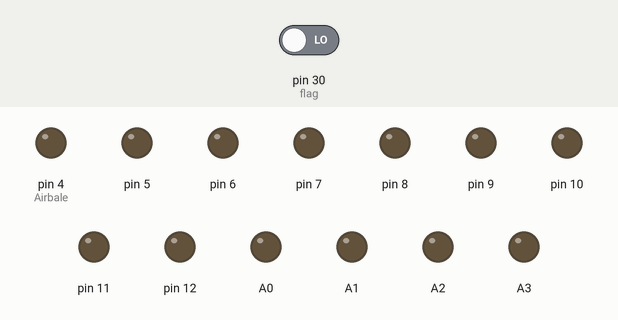
This sketch was run on a simulated Arduino Mega 2560, built with avr-gcc and run on an emulated ATmega2560. Parts: output pins drawn as LEDs (lit = HIGH). Inputs (shaded band) come from the test bench; at power-on: pin 30 (flag) LOW. The ROS host is connected and sends only what is stated.

Above: at 1.2 s.
1.3 s: pin 30 (flag) driven HIGH
At 1.9 s:
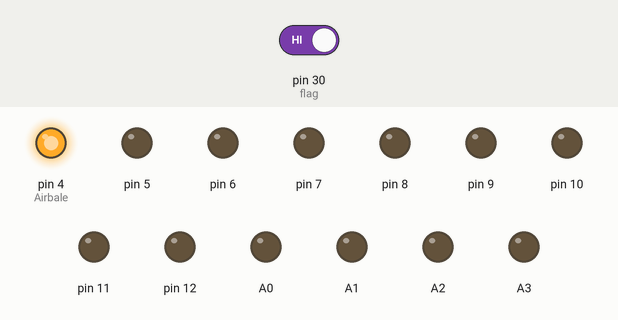
4.3 s: pin 30 (flag) driven LOW
At 5.4 s:
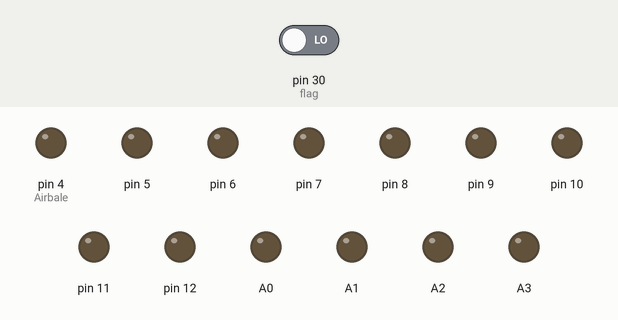
Timing chart, 0 to 7.3 s (numbered marks = the images above; inputs shaded):
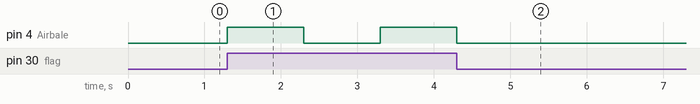

The sketch:

try_2.ino
```cpp
#include <ros.h>
#include <std_msgs/Int32.h>
#include <std_msgs/String.h>
#include <std_msgs/Bool.h>
#include "Motor.h"

//使うピンの定義
#define  Airbale 4
#define  Airrale 5
#define  door  2
#define  rale 3
#define  flag 30
Motor md(A2,A3);//扉
Motor mr(A0,A1);//レール

//ノードハンドルの宣言
ros::NodeHandle nh;

std_msgs::String chat;
std_msgs::Bool try_msg;

ros::Publisher ACtry("ACtry", &try_msg);//ボールをおいたかどうかの判断
ros::Publisher CHpub("ACmode", &chat);//changeでのmodeを表示(削除可)

//bool
bool doorpub = true;
bool ralepub =true;

//timer
long last_time=0;
long last_back_time=0;

//door:L,rale:Lが二回あるので、パターンわけする
int pattern = 0;

//mode切り替えに使う関数
void  change(const std_msgs::Int32& ac_msg){
    if( ac_msg.data == 0){//初期位置
      digitalWrite(Airbale, LOW);
       digitalWrite(flag,LOW);
       chat.data = "before";
    }else if( ac_msg.data == 1){//初期位置でボールをつかむ
      digitalWrite(Airbale, HIGH);
       digitalWrite(flag,LOW);
       chat.data = "aftor";
    }else if( ac_msg.data == 2){//tryzoneでの動き
      digitalWrite(flag,HIGH);
      chat.data = "try";
    }
    CHpub.publish(&chat);
}
// トピック名をchangeとしてSubscriberをインスタンス化し、changeを呼び出す
ros::Subscriber<std_msgs::Int32> CHsub("change", &change );

void Actuator(){
  digitalWrite(Airbale,HIGH);
  delay(1000);
    digitalWrite(Airbale,LOW);
  delay(1000);//デバッグ用*/
 /* static uint32_t pre_time;
   if(digitalRead(rale)==HIGH){
    ralepub = false;
       if(digitalRead(door) == LOW){//Door:H,Rale:H
            mr.run(0);
            md.run(0);
        }else{//Door:L,Rale:H
          if(millis() - last_time > 3000){
           digitalWrite(Airbale, LOW);
            mr.run(0);
            md.run(0);
          }
         if(millis() - last_time > 5000 ){
          mr.run(200);
          md.run(0);
         }
          last_back_time = millis();
          pattern = pattern + 1;
        }

   }else{
    if(digitalRead(door) == LOW){//Door:H,Rale:L
      ralepub = false;
      md.run(200);
      mr.run(0);
      pattern = 0;
      last_time = millis();
    }else{//Door:L,Rale:L
      if(pattern % 2 == 0){
       digitalWrite(Airrale, HIGH);
        mr.run(0);
        md.run(0);
       ralepub = true;
      }else if(pattern % 2  == 1){
        ralepub = false;
       digitalWrite(Airrale, LOW);
       if((millis() - last_back_time) <3000){
        mr.run(200);//次に備えて糸を出す
        md.run(0);
       }
       if(digitalRead(door) == HIGH){
        md.run(200);
        mr.run(0);
       }
      }
    }
   }

 if (millis()-pre_time >= 50)
  {
    try_msg.data =  ralepub;
    ACtry.publish(&try_msg);
    pre_time = millis();
  }*/
}

void setup()
{
  nh.initNode();
  nh.subscribe(CHsub);
  nh.advertise(CHpub);
  nh.advertise(ACtry);
  for(int i=2;i<13;i++)
  {
    pinMode(i,OUTPUT);
  }
  pinMode(flag, INPUT);
   pinMode(door, INPUT);
    pinMode(rale, INPUT);
  digitalWrite(door, HIGH);
  digitalWrite(rale, LOW);
  digitalWrite(flag,LOW);
   pattern = 0;
}

void loop()
{
  if(digitalRead(flag) == HIGH){//whileはダメ
    Actuator();
  }
  nh.spinOnce();
  delay(1);
}
```

Motor.cpp
```cpp
#include"Motor.h"
#include<Arduino.h>
Motor::Motor(int pin1,int pin2){
    pin1_=pin1;
    pin2_=pin2;
    pinMode(pin1_,OUTPUT);
    pinMode(pin2_,OUTPUT);
}
void Motor::run(int speed){
  if(speed>=0){

        analogWrite(pin1_,speed);

        analogWrite(pin2_,0);

    }

    if(speed<=0){

        analogWrite(pin1_,0);

        analogWrite(pin2_,-speed);

    }
}
```

Motor.h
```cpp
#ifndef MOTOR_H
#define MOTOR_H

class Motor{
    private:
      int pin1_,pin2_;
    public:
      Motor(int pin1,int pin2);
      void run(int speed);
};

#endif
```

Measured:
- after the input at 1.3 s, pin 4 (Airbale): LOW → HIGH at once, → LOW 1.0 s later, → HIGH 1.0 s later
- after the input at 4.3 s, pin 4 (Airbale): goes on until 4.3 s, then stays LOW
